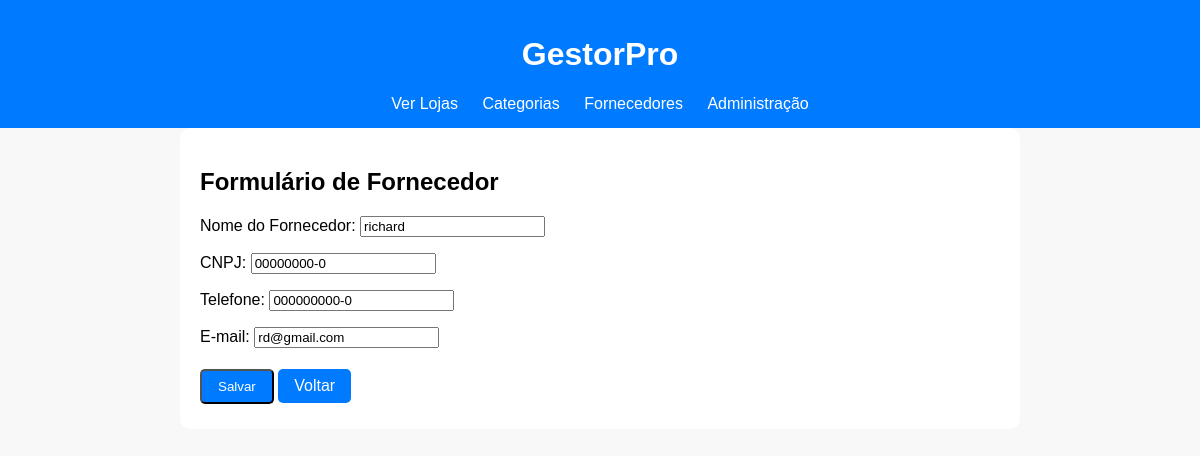
The page /fornecedores/editar/2/ (signed in) on the database its author committed.
### loja_app/models.py (models this page shows, shortened)
class Fornecedor(models.Model):
    nome = models.CharField(max_length=200, verbose_name="Nome do Fornecedor")
    cnpj = models.CharField(max_length=20, verbose_name="CNPJ", unique=True, blank=True, null=True)
    telefone = models.CharField(max_length=15, verbose_name="Telefone", blank=True, null=True)
    email = models.EmailField(verbose_name="E-mail", blank=True, null=True)

### loja_app/views.py (the view)
# urls.py: path('fornecedores/editar/<int:id>/', views.editar_fornecedor, name='editar_fornecedor'),
@staff_member_required
def editar_fornecedor(request, id):
    fornecedor = get_object_or_404(Fornecedor, id=id)
    if request.method == 'POST':
        form = FornecedorForm(request.POST, instance=fornecedor)
        if form.is_valid():
            form.save()
            return redirect('lista_fornecedores')
    else:
        form = FornecedorForm(instance=fornecedor)
    return render(request, 'loja_app/fornecedor_form.html', {'form': form})

### loja_app/forms.py
class FornecedorForm(forms.ModelForm):
    class Meta:
        model = Fornecedor
        fields = ['nome', 'cnpj', 'telefone', 'email']

### loja_app/templates/loja_app/fornecedor_form.html (shortened to what this page needs)
{% extends 'loja_app/base.html' %}
{% block content %}
    <h2>Formulário de Fornecedor</h2>
    <form method="post">
        {{ form.as_p }}
        <button type="submit" class="botao">Salvar</button>
        <a href="{% url 'lista_fornecedores' %}" class="botao cancelar">Voltar</a>
    </form>
{% endblock %}

### loja_app/static/loja_app/css/base.css (style rules this page uses)
body { font-family: Arial, sans-serif; margin: 0; background-color: #f8f8f8; }
.botao { align-items: center; display: inline-block; background-color: #007bff; color: white; padding: 8px 16px; text-decoration: none; border-radius: 5px; margin: 5px 0; }

### rows shown on the page
Fornecedor: nome "richard", cnpj "00000000-0", telefone "000000000-0", email "rd@gmail.com"
